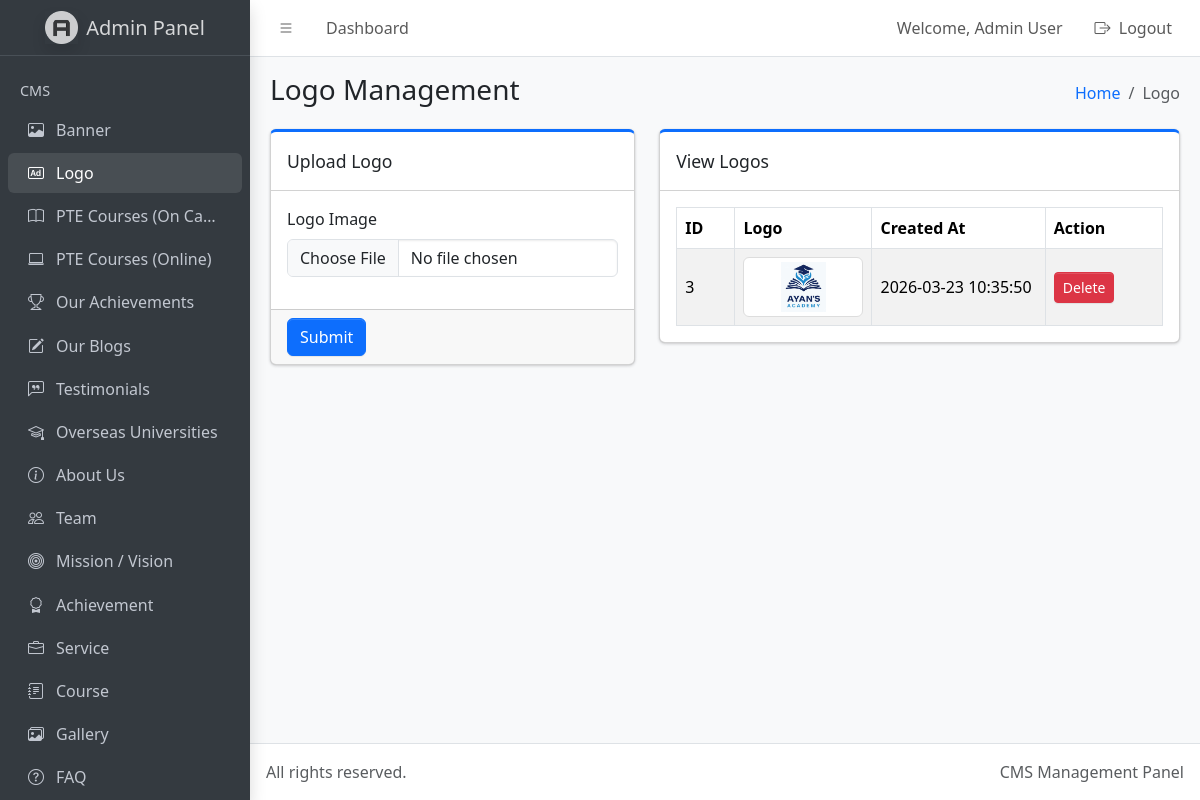
Screenshot of /admin/dist/logo.php (signed in) with the database file from the repository.
### tables this page shows
CREATE TABLE `logos` (
  `id` int(11) NOT NULL,
  `logo_image` varchar(255) NOT NULL,
  `created_at` timestamp NOT NULL DEFAULT current_timestamp()
);

### admin/dist/logo.php (the view, shortened to what this page needs)
<?php
require_once '../../db.php';
?>
<!doctype html>
<html lang="en">
  <head>
    <link
      rel="stylesheet"
      href="https://cdn.jsdelivr.net/npm/@fontsource/source-sans-3@5.0.12/index.css"
      media="print"
      onload="this.media='all'"
    />
    <link
      rel="stylesheet"
      href="https://cdn.jsdelivr.net/npm/overlayscrollbars@2.11.0/styles/overlayscrollbars.min.css"
    />
    <link
      rel="stylesheet"
      href="https://cdn.jsdelivr.net/npm/bootstrap-icons@1.13.1/font/bootstrap-icons.min.css"
    />
    <link rel="stylesheet" href="./css/adminlte.css" />
  </head>
  <body class="layout-fixed sidebar-expand-lg bg-body-tertiary">
    <div class="app-wrapper">
      <nav class="app-header navbar navbar-expand bg-body">
        <div class="container-fluid">
          <ul class="navbar-nav">
            <li class="nav-item">
              <a class="nav-link" data-lte-toggle="sidebar" href="#" role="button">
                <i class="bi bi-list"></i>
              </a>
            </li>
            <li class="nav-item d-none d-md-block">
              <a href="index.php" class="nav-link">Dashboard</a>
            </li>
          </ul>
          <ul class="navbar-nav ms-auto">
            <li class="nav-item d-none d-md-block">
              <span class="nav-link">
                Welcome,
                <?php echo isset($_SESSION['name']) ? htmlspecialchars($_SESSION['name']) : 'Admin'; ?>
              </span>
            </li>
            <li class="nav-item">
              <a href="logout.php" class="nav-link">
                <i class="bi bi-box-arrow-right me-1"></i> Logout
              </a>
            </li>
          </ul>
        </div>
      </nav>
      <aside class="app-sidebar bg-body-secondary shadow" data-bs-theme="dark">
        <div class="sidebar-brand">
          <a href="index.php" class="brand-link">
            <img
              src="./assets/img/AdminLTELogo.png"
              alt="Admin Logo"
              class="brand-image opacity-75 shadow"
            />
            <span class="brand-text fw-light">Admin Panel</span>
          </a>
        </div>
        <div class="sidebar-wrapper">
          <nav class="mt-2">
            <ul
              class="nav sidebar-menu flex-column"
              data-lte-toggle="treeview"
              role="navigation"
              aria-label="Main navigation"
              data-accordion="false"
              id="navigation"
            >
              <li class="nav-header">CMS</li>
              <li class="nav-item">
                <a href="index.php" class="nav-link">
                  <i class="nav-icon bi bi-image"></i>
                  <p>Banner</p>
                </a>
              </li>
              <li class="nav-item">
                <a href="logo.php" class="nav-link active">
                  <i class="nav-icon bi bi-badge-ad"></i>
                  <p>Logo</p>
                </a>
              </li>
              <li class="nav-item">
                <a href="pte-courses-campus.php" class="nav-link">
                  <i class="nav-icon bi bi-book"></i>
                  <p>PTE Courses (On Campus)</p>
                </a>
              </li>
              <li class="nav-item">
                <a href="pte-courses-online.php" class="nav-link">
                  <i class="nav-icon bi bi-laptop"></i>
                  <p>PTE Courses (Online)</p>
                </a>
              </li>
              <li class="nav-item">
                <a href="our-achievements.php" class="nav-link">
                  <i class="nav-icon bi bi-trophy"></i>
                  <p>Our Achievements</p>
                </a>
              </li>
              <li class="nav-item">
                <a href="blogs.php" class="nav-link">
                  <i class="nav-icon bi bi-pencil-square"></i>
                  <p>Our Blogs</p>
                </a>
              </li>
              <li class="nav-item">
                <a href="testimonials.php" class="nav-link">
                  <i class="nav-icon bi bi-chat-left-quote"></i>
                  <p>Testimonials</p>
                </a>
              </li>
              <li class="nav-item">
                <a href="overseas-universities.php" class="nav-link">
                  <i class="nav-icon bi bi-mortarboard"></i>
                  <p>Overseas Universities</p>
                </a>
              </li>
              <li class="nav-item">
                <a href="about-us.php" class="nav-link">
                  <i class="nav-icon bi bi-info-circle"></i>
                  <p>About Us</p>
                </a>
              </li>
              <li class="nav-item">
                <a href="team.php" class="nav-link">
                  <i class="nav-icon bi bi-people"></i>
                  <p>Team</p>
                </a>
              </li>
              <li class="nav-item">
                <a href="mission-vision.php" class="nav-link">
                  <i class="nav-icon bi bi-bullseye"></i>
                  <p>Mission / Vision</p>
                </a>
              </li>
              <li class="nav-item">
                <a href="achievement.php" class="nav-link">
                  <i class="nav-icon bi bi-award"></i>
                  <p>Achievement</p>
                </a>
              </li>
              <li class="nav-item">
                <a href="services.php" class="nav-link">
                  <i class="nav-icon bi bi-briefcase"></i>
                  <p>Service</p>
                </a>
              </li>
              <li class="nav-item">
                <a href="courses.php" class="nav-link">
                  <i class="nav-icon bi bi-journal-text"></i>
                  <p>Course</p>
                </a>
              </li>
              <li class="nav-item">
                <a href="gallery.php" class="nav-link">
                  <i class="nav-icon bi bi-images"></i>
                  <p>Gallery</p>
                </a>
              </li>
              <li class="nav-item">
                <a href="faq.php" class="nav-link">
                  <i class="nav-icon bi bi-question-circle"></i>
                  <p>FAQ</p>
                </a>
              </li>
            </ul>
          </nav>
        </div>
      </aside>
      <main class="app-main">
        <div class="app-content-header">
          <div class="container-fluid">
            <div class="row">
              <div class="col-sm-6">
                <h3 class="mb-0">Logo Management</h3>
              </div>
              <div class="col-sm-6">
                <ol class="breadcrumb float-sm-end">
                  <li class="breadcrumb-item"><a href="index.php">Home</a></li>
                  <li class="breadcrumb-item active" aria-current="page">Logo</li>
                </ol>
              </div>
            </div>
          </div>
        </div>
        <div class="app-content">
          <div class="container-fluid">
            <div class="row">
              <div class="col-md-5">
                <div class="card card-primary card-outline mb-4">
                  <div class="card-header">
                    <div class="card-title">Upload Logo</div>
                  </div>
                  <form action="" method="post" enctype="multipart/form-data">
                    <div class="card-body">
                      <div class="mb-3">
                        <label class="form-label">Logo Image</label>
                        <input
                          type="file"
                          name="logo_image"
                          class="form-control"
                          accept=".jpg,.jpeg,.png,.webp,.svg"
                        >
                      </div>
                    </div>
                    <div class="card-footer">
                      <button type="submit" name="submit_logo" class="btn btn-primary">
                        Submit
                      </button>
                    </div>
                  </form>
                </div>
              </div>
              <div class="col-md-7">
                <div class="card card-primary card-outline mb-4">
                  <div class="card-header">
                    <div class="card-title">View Logos</div>
                  </div>
                  <div class="card-body table-responsive">
                    <table class="table table-bordered table-striped align-middle">
                      <thead>
                        <tr>
                          <th style="width: 60px;">ID</th>
                          <th>Logo</th>
                          <th style="width: 180px;">Created At</th>
                          <th style="width: 120px;">Action</th>
                        </tr>
                      </thead>
                      <tbody>
                        <?php
                        $logo_query = mysqli_query($conn, "SELECT * FROM logos ORDER BY id DESC");
                        if ($logo_query && mysqli_num_rows($logo_query) > 0) {
                            while ($row = mysqli_fetch_assoc($logo_query)) {
                        ?>
                          <tr>
                            <td><?php echo $row['id']; ?></td>
                            <td>
                              <img
                                src="<?php echo htmlspecialchars($row['logo_image']); ?>"
                                alt="Logo"
                                class="logo-preview"
                              >
                            </td>
                            <td><?php echo $row['created_at']; ?></td>
                            <td>
                              <a
                                href="logo.php?delete_id=<?php echo $row['id']; ?>"
                                class="btn btn-danger btn-sm"
                                onclick="return confirm('Are you sure you want to delete this logo?')"
                              >
                                Delete
                              </a>
                            </td>
                          </tr>
                        <?php
                            }
                        } else {
                        ?>
                          <tr>
                            <td colspan="4" class="text-center">No logo found.</td>
                          </tr>
                        <?php } ?>
                      </tbody>
                    </table>
                  </div>
                </div>
              </div>
            </div>
          </div>
        </div>
      </main>
      <footer class="app-footer">
        <div class="float-end d-none d-sm-inline">CMS Management Panel</div>
        All rights reserved.
      </footer>
    </div>
  </body>
</html>

### admin/dist/logo.php (style rules this page uses)
.logo-preview { width: 120px; height: 60px; object-fit: contain; border-radius: 6px; border: 1px solid #ddd; background: #fff; padding: 4px; }

### rows the page displays
logos: id "3", logo_image (picture), created_at "2026-03-23 10:35:50"

### other values shown
$_SESSION['name'] "Admin User"
